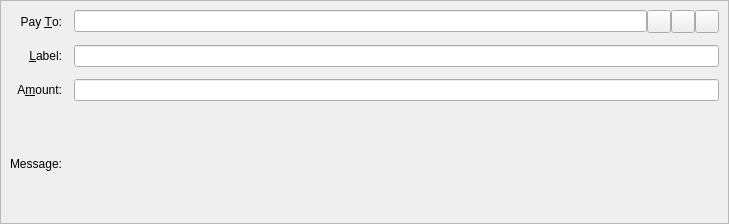
<?xml version="1.0" encoding="UTF-8"?>
<ui version="4.0">
 <class>SendCoinsEntry</class>
 <widget class="QStackedWidget" name="SendCoinsEntry">
  <property name="geometry">
   <rect>
    <x>0</x>
    <y>0</y>
    <width>729</width>
    <height>224</height>
   </rect>
  </property>
  <property name="focusPolicy">
   <enum>Qt::TabFocus</enum>
  </property>
  <property name="autoFillBackground">
   <bool>false</bool>
  </property>
  <widget class="QFrame" name="SendCoins">
   <property name="toolTip">
    <string>This is a normal payment.</string>
   </property>
   <property name="frameShape">
    <enum>QFrame::StyledPanel</enum>
   </property>
   <property name="frameShadow">
    <enum>QFrame::Sunken</enum>
   </property>
   <layout class="QGridLayout" name="gridLayout">
    <property name="spacing">
     <number>12</number>
    </property>
    <item row="3" column="0">
     <widget class="QLabel" name="messageLabel">
      <property name="text">
       <string>Message:</string>
      </property>
      <property name="alignment">
       <set>Qt::AlignRight|Qt::AlignTrailing|Qt::AlignVCenter</set>
      </property>
     </widget>
    </item>
    <item row="0" column="0">
     <widget class="QLabel" name="payToLabel">
      <property name="text">
       <string>Pay &amp;To:</string>
      </property>
      <property name="alignment">
       <set>Qt::AlignRight|Qt::AlignTrailing|Qt::AlignVCenter</set>
      </property>
      <property name="buddy">
       <cstring>payTo</cstring>
      </property>
     </widget>
    </item>
    <item row="0" column="1">
     <layout class="QHBoxLayout" name="payToLayout">
      <property name="spacing">
       <number>0</number>
      </property>
      <item>
       <widget class="QValidatedLineEdit" name="payTo">
        <property name="toolTip">
         <string>The address to send the payment to (e.g. PByFbvL39oABX2rcRksDgUMxhsKaGS4rSh3psPzgPMuFHyUyzmFtaAMhBfCS4gJwSHMAKhfgXDxAc98HJipde7kd8dvvVb6pvh)</string>
        </property>
       </widget>
      </item>
      <item>
       <widget class="QToolButton" name="addressBookButton">
        <property name="toolTip">
         <string>Choose previously used address</string>
        </property>
        <property name="text">
         <string/>
        </property>
        <property name="icon">
         <iconset resource="../bitcoin.qrc">
          <normaloff>:/icons/address-book</normaloff>:/icons/address-book</iconset>
        </property>
        <property name="shortcut">
         <string>Alt+A</string>
        </property>
       </widget>
      </item>
      <item>
       <widget class="QToolButton" name="pasteButton">
        <property name="toolTip">
         <string>Paste address from clipboard</string>
        </property>
        <property name="text">
         <string/>
        </property>
        <property name="icon">
         <iconset resource="../bitcoin.qrc">
          <normaloff>:/icons/editpaste</normaloff>:/icons/editpaste</iconset>
        </property>
        <property name="shortcut">
         <string>Alt+P</string>
        </property>
       </widget>
      </item>
      <item>
       <widget class="QToolButton" name="deleteButton">
        <property name="toolTip">
         <string>Remove this entry</string>
        </property>
        <property name="text">
         <string/>
        </property>
        <property name="icon">
         <iconset resource="../bitcoin.qrc">
          <normaloff>:/icons/remove</normaloff>:/icons/remove</iconset>
        </property>
       </widget>
      </item>
     </layout>
    </item>
    <item row="1" column="0">
     <widget class="QLabel" name="labellLabel">
      <property name="text">
       <string>&amp;Label:</string>
      </property>
      <property name="alignment">
       <set>Qt::AlignRight|Qt::AlignTrailing|Qt::AlignVCenter</set>
      </property>
      <property name="buddy">
       <cstring>addAsLabel</cstring>
      </property>
     </widget>
    </item>
    <item row="1" column="1">
     <widget class="QLineEdit" name="addAsLabel">
      <property name="toolTip">
       <string>Enter a label for this address to add it to the list of used addresses</string>
      </property>
     </widget>
    </item>
    <item row="2" column="0">
     <widget class="QLabel" name="amountLabel">
      <property name="text">
       <string>A&amp;mount:</string>
      </property>
      <property name="alignment">
       <set>Qt::AlignRight|Qt::AlignTrailing|Qt::AlignVCenter</set>
      </property>
      <property name="buddy">
       <cstring>payAmount</cstring>
      </property>
     </widget>
    </item>
    <item row="2" column="1">
     <widget class="BitcoinAmountField" name="payAmount"/>
    </item>
    <item row="3" column="1">
     <widget class="QLabel" name="messageTextLabel">
      <property name="toolTip">
       <string>A message that was attached to the bitcoin: URI which will be stored with the transaction for your reference. Note: This message will not be sent over the CryoNote network.</string>
      </property>
      <property name="textFormat">
       <enum>Qt::PlainText</enum>
      </property>
     </widget>
    </item>
   </layout>
  </widget>
  <widget class="QFrame" name="SendCoins_InsecurePaymentRequest">
   <property name="palette">
    <palette>
     <active>
      <colorrole role="WindowText">
       <brush brushstyle="SolidPattern">
        <color alpha="255">
         <red>0</red>
         <green>0</green>
         <blue>0</blue>
        </color>
       </brush>
      </colorrole>
      <colorrole role="Button">
       <brush brushstyle="SolidPattern">
        <color alpha="255">
         <red>255</red>
         <green>255</green>
         <blue>127</blue>
        </color>
       </brush>
      </colorrole>
      <colorrole role="Light">
       <brush brushstyle="SolidPattern">
        <color alpha="255">
         <red>255</red>
         <green>255</green>
         <blue>255</blue>
        </color>
       </brush>
      </colorrole>
      <colorrole role="Midlight">
       <brush brushstyle="SolidPattern">
        <color alpha="255">
         <red>255</red>
         <green>255</green>
         <blue>191</blue>
        </color>
       </brush>
      </colorrole>
      <colorrole role="Dark">
       <brush brushstyle="SolidPattern">
        <color alpha="255">
         <red>127</red>
         <green>127</green>
         <blue>63</blue>
        </color>
       </brush>
      </colorrole>
      <colorrole role="Mid">
       <brush brushstyle="SolidPattern">
        <color alpha="255">
         <red>170</red>
         <green>170</green>
         <blue>84</blue>
        </color>
       </brush>
      </colorrole>
      <colorrole role="Text">
       <brush brushstyle="SolidPattern">
        <color alpha="255">
         <red>0</red>
         <green>0</green>
         <blue>0</blue>
        </color>
       </brush>
      </colorrole>
      <colorrole role="BrightText">
       <brush brushstyle="SolidPattern">
        <color alpha="255">
         <red>255</red>
         <green>255</green>
         <blue>255</blue>
        </color>
       </brush>
      </colorrole>
      <colorrole role="ButtonText">
       <brush brushstyle="SolidPattern">
        <color alpha="255">
         <red>0</red>
         <green>0</green>
         <blue>0</blue>
        </color>
       </brush>
      </colorrole>
      <colorrole role="Base">
       <brush brushstyle="SolidPattern">
        <color alpha="255">
         <red>255</red>
         <green>255</green>
         <blue>255</blue>
        </color>
       </brush>
      </colorrole>
      <colorrole role="Window">
       <brush brushstyle="SolidPattern">
        <color alpha="255">
         <red>255</red>
         <green>255</green>
         <blue>127</blue>
        </color>
       </brush>
      </colorrole>
      <colorrole role="Shadow">
       <brush brushstyle="SolidPattern">
        <color alpha="255">
         <red>0</red>
         <green>0</green>
         <blue>0</blue>
        </color>
       </brush>
      </colorrole>
      <colorrole role="AlternateBase">
       <brush brushstyle="SolidPattern">
        <color alpha="255">
         <red>255</red>
         <green>255</green>
         <blue>191</blue>
        </color>
       </brush>
      </colorrole>
      <colorrole role="ToolTipBase">
       <brush brushstyle="SolidPattern">
        <color alpha="255">
         <red>255</red>
         <green>255</green>
         <blue>220</blue>
        </color>
       </brush>
      </colorrole>
      <colorrole role="ToolTipText">
       <brush brushstyle="SolidPattern">
        <color alpha="255">
         <red>0</red>
         <green>0</green>
         <blue>0</blue>
        </color>
       </brush>
      </colorrole>
     </active>
     <inactive>
      <colorrole role="WindowText">
       <brush brushstyle="SolidPattern">
        <color alpha="255">
         <red>0</red>
         <green>0</green>
         <blue>0</blue>
        </color>
       </brush>
      </colorrole>
      <colorrole role="Button">
       <brush brushstyle="SolidPattern">
        <color alpha="255">
         <red>255</red>
         <green>255</green>
         <blue>127</blue>
        </color>
       </brush>
      </colorrole>
      <colorrole role="Light">
       <brush brushstyle="SolidPattern">
        <color alpha="255">
         <red>255</red>
         <green>255</green>
         <blue>255</blue>
        </color>
       </brush>
      </colorrole>
      <colorrole role="Midlight">
       <brush brushstyle="SolidPattern">
        <color alpha="255">
         <red>255</red>
         <green>255</green>
         <blue>191</blue>
        </color>
       </brush>
      </colorrole>
      <colorrole role="Dark">
       <brush brushstyle="SolidPattern">
        <color alpha="255">
         <red>127</red>
         <green>127</green>
         <blue>63</blue>
        </color>
       </brush>
      </colorrole>
      <colorrole role="Mid">
       <brush brushstyle="SolidPattern">
        <color alpha="255">
         <red>170</red>
         <green>170</green>
         <blue>84</blue>
        </color>
       </brush>
      </colorrole>
      <colorrole role="Text">
       <brush brushstyle="SolidPattern">
        <color alpha="255">
         <red>0</red>
         <green>0</green>
         <blue>0</blue>
        </color>
       </brush>
      </colorrole>
      <colorrole role="BrightText">
       <brush brushstyle="SolidPattern">
        <color alpha="255">
         <red>255</red>
         <green>255</green>
         <blue>255</blue>
        </color>
       </brush>
      </colorrole>
      <colorrole role="ButtonText">
       <brush brushstyle="SolidPattern">
        <color alpha="255">
         <red>0</red>
         <green>0</green>
         <blue>0</blue>
        </color>
       </brush>
      </colorrole>
      <colorrole role="Base">
       <brush brushstyle="SolidPattern">
        <color alpha="255">
         <red>255</red>
         <green>255</green>
         <blue>255</blue>
        </color>
       </brush>
      </colorrole>
      <colorrole role="Window">
       <brush brushstyle="SolidPattern">
        <color alpha="255">
         <red>255</red>
         <green>255</green>
         <blue>127</blue>
        </color>
       </brush>
      </colorrole>
      <colorrole role="Shadow">
       <brush brushstyle="SolidPattern">
        <color alpha="255">
         <red>0</red>
         <green>0</green>
         <blue>0</blue>
        </color>
       </brush>
      </colorrole>
      <colorrole role="AlternateBase">
       <brush brushstyle="SolidPattern">
        <color alpha="255">
         <red>255</red>
         <green>255</green>
         <blue>191</blue>
        </color>
       </brush>
      </colorrole>
      <colorrole role="ToolTipBase">
       <brush brushstyle="SolidPattern">
        <color alpha="255">
         <red>255</red>
         <green>255</green>
         <blue>220</blue>
        </color>
       </brush>
      </colorrole>
      <colorrole role="ToolTipText">
       <brush brushstyle="SolidPattern">
        <color alpha="255">
         <red>0</red>
         <green>0</green>
         <blue>0</blue>
        </color>
       </brush>
      </colorrole>
     </inactive>
     <disabled>
      <colorrole role="WindowText">
       <brush brushstyle="SolidPattern">
        <color alpha="255">
         <red>127</red>
         <green>127</green>
         <blue>63</blue>
        </color>
       </brush>
      </colorrole>
      <colorrole role="Button">
       <brush brushstyle="SolidPattern">
        <color alpha="255">
         <red>255</red>
         <green>255</green>
         <blue>127</blue>
        </color>
       </brush>
      </colorrole>
      <colorrole role="Light">
       <brush brushstyle="SolidPattern">
        <color alpha="255">
         <red>255</red>
         <green>255</green>
         <blue>255</blue>
        </color>
       </brush>
      </colorrole>
      <colorrole role="Midlight">
       <brush brushstyle="SolidPattern">
        <color alpha="255">
         <red>255</red>
         <green>255</green>
         <blue>191</blue>
        </color>
       </brush>
      </colorrole>
      <colorrole role="Dark">
       <brush brushstyle="SolidPattern">
        <color alpha="255">
         <red>127</red>
         <green>127</green>
         <blue>63</blue>
        </color>
       </brush>
      </colorrole>
      <colorrole role="Mid">
       <brush brushstyle="SolidPattern">
        <color alpha="255">
         <red>170</red>
         <green>170</green>
         <blue>84</blue>
        </color>
       </brush>
      </colorrole>
      <colorrole role="Text">
       <brush brushstyle="SolidPattern">
        <color alpha="255">
         <red>127</red>
         <green>127</green>
         <blue>63</blue>
        </color>
       </brush>
      </colorrole>
      <colorrole role="BrightText">
       <brush brushstyle="SolidPattern">
        <color alpha="255">
         <red>255</red>
         <green>255</green>
         <blue>255</blue>
        </color>
       </brush>
      </colorrole>
      <colorrole role="ButtonText">
       <brush brushstyle="SolidPattern">
        <color alpha="255">
         <red>127</red>
         <green>127</green>
         <blue>63</blue>
        </color>
       </brush>
      </colorrole>
      <colorrole role="Base">
       <brush brushstyle="SolidPattern">
        <color alpha="255">
         <red>255</red>
         <green>255</green>
         <blue>127</blue>
        </color>
       </brush>
      </colorrole>
      <colorrole role="Window">
       <brush brushstyle="SolidPattern">
        <color alpha="255">
         <red>255</red>
         <green>255</green>
         <blue>127</blue>
        </color>
       </brush>
      </colorrole>
      <colorrole role="Shadow">
       <brush brushstyle="SolidPattern">
        <color alpha="255">
         <red>0</red>
         <green>0</green>
         <blue>0</blue>
        </color>
       </brush>
      </colorrole>
      <colorrole role="AlternateBase">
       <brush brushstyle="SolidPattern">
        <color alpha="255">
         <red>255</red>
         <green>255</green>
         <blue>127</blue>
        </color>
       </brush>
      </colorrole>
      <colorrole role="ToolTipBase">
       <brush brushstyle="SolidPattern">
        <color alpha="255">
         <red>255</red>
         <green>255</green>
         <blue>220</blue>
        </color>
       </brush>
      </colorrole>
      <colorrole role="ToolTipText">
       <brush brushstyle="SolidPattern">
        <color alpha="255">
         <red>0</red>
         <green>0</green>
         <blue>0</blue>
        </color>
       </brush>
      </colorrole>
     </disabled>
    </palette>
   </property>
   <property name="toolTip">
    <string>This is an unverified payment request.</string>
   </property>
   <property name="autoFillBackground">
    <bool>true</bool>
   </property>
   <property name="frameShape">
    <enum>QFrame::StyledPanel</enum>
   </property>
   <property name="frameShadow">
    <enum>QFrame::Sunken</enum>
   </property>
   <layout class="QGridLayout" name="gridLayout_is">
    <property name="spacing">
     <number>12</number>
    </property>
    <item row="0" column="0">
     <widget class="QLabel" name="payToLabel_is">
      <property name="text">
       <string>Pay To:</string>
      </property>
      <property name="alignment">
       <set>Qt::AlignRight|Qt::AlignTrailing|Qt::AlignVCenter</set>
      </property>
     </widget>
    </item>
    <item row="0" column="1">
     <layout class="QHBoxLayout" name="payToLayout_is">
      <property name="spacing">
       <number>0</number>
      </property>
      <item>
       <widget class="QLabel" name="payTo_is"/>
      </item>
      <item>
       <widget class="QToolButton" name="deleteButton_is">
        <property name="toolTip">
         <string>Remove this entry</string>
        </property>
        <property name="text">
         <string/>
        </property>
        <property name="icon">
         <iconset resource="../bitcoin.qrc">
          <normaloff>:/icons/remove</normaloff>:/icons/remove</iconset>
        </property>
       </widget>
      </item>
     </layout>
    </item>
    <item row="1" column="0">
     <widget class="QLabel" name="memoLabel_is">
      <property name="text">
       <string>Memo:</string>
      </property>
      <property name="alignment">
       <set>Qt::AlignRight|Qt::AlignTrailing|Qt::AlignVCenter</set>
      </property>
     </widget>
    </item>
    <item row="1" column="1">
     <widget class="QLabel" name="memoTextLabel_is">
      <property name="textFormat">
       <enum>Qt::PlainText</enum>
      </property>
     </widget>
    </item>
    <item row="2" column="0">
     <widget class="QLabel" name="amountLabel_is">
      <property name="text">
       <string>A&amp;mount:</string>
      </property>
      <property name="alignment">
       <set>Qt::AlignRight|Qt::AlignTrailing|Qt::AlignVCenter</set>
      </property>
      <property name="buddy">
       <cstring>payAmount_is</cstring>
      </property>
     </widget>
    </item>
    <item row="2" column="1">
     <widget class="BitcoinAmountField" name="payAmount_is">
      <property name="acceptDrops">
       <bool>false</bool>
      </property>
     </widget>
    </item>
   </layout>
  </widget>
  <widget class="QFrame" name="SendCoins_SecurePaymentRequest">
   <property name="palette">
    <palette>
     <active>
      <colorrole role="WindowText">
       <brush brushstyle="SolidPattern">
        <color alpha="255">
         <red>0</red>
         <green>0</green>
         <blue>0</blue>
        </color>
       </brush>
      </colorrole>
      <colorrole role="Button">
       <brush brushstyle="SolidPattern">
        <color alpha="255">
         <red>140</red>
         <green>232</green>
         <blue>119</blue>
        </color>
       </brush>
      </colorrole>
      <colorrole role="Light">
       <brush brushstyle="SolidPattern">
        <color alpha="255">
         <red>230</red>
         <green>255</green>
         <blue>224</blue>
        </color>
       </brush>
      </colorrole>
      <colorrole role="Midlight">
       <brush brushstyle="SolidPattern">
        <color alpha="255">
         <red>185</red>
         <green>243</green>
         <blue>171</blue>
        </color>
       </brush>
      </colorrole>
      <colorrole role="Dark">
       <brush brushstyle="SolidPattern">
        <color alpha="255">
         <red>70</red>
         <green>116</green>
         <blue>59</blue>
        </color>
       </brush>
      </colorrole>
      <colorrole role="Mid">
       <brush brushstyle="SolidPattern">
        <color alpha="255">
         <red>93</red>
         <green>155</green>
         <blue>79</blue>
        </color>
       </brush>
      </colorrole>
      <colorrole role="Text">
       <brush brushstyle="SolidPattern">
        <color alpha="255">
         <red>0</red>
         <green>0</green>
         <blue>0</blue>
        </color>
       </brush>
      </colorrole>
      <colorrole role="BrightText">
       <brush brushstyle="SolidPattern">
        <color alpha="255">
         <red>155</red>
         <green>255</green>
         <blue>147</blue>
        </color>
       </brush>
      </colorrole>
      <colorrole role="ButtonText">
       <brush brushstyle="SolidPattern">
        <color alpha="255">
         <red>0</red>
         <green>0</green>
         <blue>0</blue>
        </color>
       </brush>
      </colorrole>
      <colorrole role="Base">
       <brush brushstyle="SolidPattern">
        <color alpha="255">
         <red>119</red>
         <green>255</green>
         <blue>233</blue>
        </color>
       </brush>
      </colorrole>
      <colorrole role="Window">
       <brush brushstyle="SolidPattern">
        <color alpha="255">
         <red>140</red>
         <green>232</green>
         <blue>119</blue>
        </color>
       </brush>
      </colorrole>
      <colorrole role="Shadow">
       <brush brushstyle="SolidPattern">
        <color alpha="255">
         <red>0</red>
         <green>0</green>
         <blue>0</blue>
        </color>
       </brush>
      </colorrole>
      <colorrole role="AlternateBase">
       <brush brushstyle="SolidPattern">
        <color alpha="255">
         <red>197</red>
         <green>243</green>
         <blue>187</blue>
        </color>
       </brush>
      </colorrole>
      <colorrole role="NoRole">
       <brush brushstyle="SolidPattern">
        <color alpha="255">
         <red>125</red>
         <green>194</green>
         <blue>122</blue>
        </color>
       </brush>
      </colorrole>
      <colorrole role="ToolTipBase">
       <brush brushstyle="SolidPattern">
        <color alpha="255">
         <red>255</red>
         <green>255</green>
         <blue>220</blue>
        </color>
       </brush>
      </colorrole>
      <colorrole role="ToolTipText">
       <brush brushstyle="SolidPattern">
        <color alpha="255">
         <red>0</red>
         <green>0</green>
         <blue>0</blue>
        </color>
       </brush>
      </colorrole>
     </active>
     <inactive>
      <colorrole role="WindowText">
       <brush brushstyle="SolidPattern">
        <color alpha="255">
         <red>0</red>
         <green>0</green>
         <blue>0</blue>
        </color>
       </brush>
      </colorrole>
      <colorrole role="Button">
       <brush brushstyle="SolidPattern">
        <color alpha="255">
         <red>140</red>
         <green>232</green>
         <blue>119</blue>
        </color>
       </brush>
      </colorrole>
      <colorrole role="Light">
       <brush brushstyle="SolidPattern">
        <color alpha="255">
         <red>230</red>
         <green>255</green>
         <blue>224</blue>
        </color>
       </brush>
      </colorrole>
      <colorrole role="Midlight">
       <brush brushstyle="SolidPattern">
        <color alpha="255">
         <red>185</red>
         <green>243</green>
         <blue>171</blue>
        </color>
       </brush>
      </colorrole>
      <colorrole role="Dark">
       <brush brushstyle="SolidPattern">
        <color alpha="255">
         <red>70</red>
         <green>116</green>
         <blue>59</blue>
        </color>
       </brush>
      </colorrole>
      <colorrole role="Mid">
       <brush brushstyle="SolidPattern">
        <color alpha="255">
         <red>93</red>
         <green>155</green>
         <blue>79</blue>
        </color>
       </brush>
      </colorrole>
      <colorrole role="Text">
       <brush brushstyle="SolidPattern">
        <color alpha="255">
         <red>0</red>
         <green>0</green>
         <blue>0</blue>
        </color>
       </brush>
      </colorrole>
      <colorrole role="BrightText">
       <brush brushstyle="SolidPattern">
        <color alpha="255">
         <red>155</red>
         <green>255</green>
         <blue>147</blue>
        </color>
       </brush>
      </colorrole>
      <colorrole role="ButtonText">
       <brush brushstyle="SolidPattern">
        <color alpha="255">
         <red>0</red>
         <green>0</green>
         <blue>0</blue>
        </color>
       </brush>
      </colorrole>
      <colorrole role="Base">
       <brush brushstyle="SolidPattern">
        <color alpha="255">
         <red>119</red>
         <green>255</green>
         <blue>233</blue>
        </color>
       </brush>
      </colorrole>
      <colorrole role="Window">
       <brush brushstyle="SolidPattern">
        <color alpha="255">
         <red>140</red>
         <green>232</green>
         <blue>119</blue>
        </color>
       </brush>
      </colorrole>
      <colorrole role="Shadow">
       <brush brushstyle="SolidPattern">
        <color alpha="255">
         <red>0</red>
         <green>0</green>
         <blue>0</blue>
        </color>
       </brush>
      </colorrole>
      <colorrole role="AlternateBase">
       <brush brushstyle="SolidPattern">
        <color alpha="255">
         <red>197</red>
         <green>243</green>
         <blue>187</blue>
        </color>
       </brush>
      </colorrole>
      <colorrole role="NoRole">
       <brush brushstyle="SolidPattern">
        <color alpha="255">
         <red>125</red>
         <green>194</green>
         <blue>122</blue>
        </color>
       </brush>
      </colorrole>
      <colorrole role="ToolTipBase">
       <brush brushstyle="SolidPattern">
        <color alpha="255">
         <red>255</red>
         <green>255</green>
         <blue>220</blue>
        </color>
       </brush>
      </colorrole>
      <colorrole role="ToolTipText">
       <brush brushstyle="SolidPattern">
        <color alpha="255">
         <red>0</red>
         <green>0</green>
         <blue>0</blue>
        </color>
       </brush>
      </colorrole>
     </inactive>
     <disabled>
      <colorrole role="WindowText">
       <brush brushstyle="SolidPattern">
        <color alpha="255">
         <red>70</red>
         <green>116</green>
         <blue>59</blue>
        </color>
       </brush>
      </colorrole>
      <colorrole role="Button">
       <brush brushstyle="SolidPattern">
        <color alpha="255">
         <red>140</red>
         <green>232</green>
         <blue>119</blue>
        </color>
       </brush>
      </colorrole>
      <colorrole role="Light">
       <brush brushstyle="SolidPattern">
        <color alpha="255">
         <red>230</red>
         <green>255</green>
         <blue>224</blue>
        </color>
       </brush>
      </colorrole>
      <colorrole role="Midlight">
       <brush brushstyle="SolidPattern">
        <color alpha="255">
         <red>185</red>
         <green>243</green>
         <blue>171</blue>
        </color>
       </brush>
      </colorrole>
      <colorrole role="Dark">
       <brush brushstyle="SolidPattern">
        <color alpha="255">
         <red>70</red>
         <green>116</green>
         <blue>59</blue>
        </color>
       </brush>
      </colorrole>
      <colorrole role="Mid">
       <brush brushstyle="SolidPattern">
        <color alpha="255">
         <red>93</red>
         <green>155</green>
         <blue>79</blue>
        </color>
       </brush>
      </colorrole>
      <colorrole role="Text">
       <brush brushstyle="SolidPattern">
        <color alpha="255">
         <red>70</red>
         <green>116</green>
         <blue>59</blue>
        </color>
       </brush>
      </colorrole>
      <colorrole role="BrightText">
       <brush brushstyle="SolidPattern">
        <color alpha="255">
         <red>155</red>
         <green>255</green>
         <blue>147</blue>
        </color>
       </brush>
      </colorrole>
      <colorrole role="ButtonText">
       <brush brushstyle="SolidPattern">
        <color alpha="255">
         <red>70</red>
         <green>116</green>
         <blue>59</blue>
        </color>
       </brush>
      </colorrole>
      <colorrole role="Base">
       <brush brushstyle="SolidPattern">
        <color alpha="255">
         <red>140</red>
         <green>232</green>
         <blue>119</blue>
        </color>
       </brush>
      </colorrole>
      <colorrole role="Window">
       <brush brushstyle="SolidPattern">
        <color alpha="255">
         <red>140</red>
         <green>232</green>
         <blue>119</blue>
        </color>
       </brush>
      </colorrole>
      <colorrole role="Shadow">
       <brush brushstyle="SolidPattern">
        <color alpha="255">
         <red>0</red>
         <green>0</green>
         <blue>0</blue>
        </color>
       </brush>
      </colorrole>
      <colorrole role="AlternateBase">
       <brush brushstyle="SolidPattern">
        <color alpha="255">
         <red>140</red>
         <green>232</green>
         <blue>119</blue>
        </color>
       </brush>
      </colorrole>
      <colorrole role="NoRole">
       <brush brushstyle="SolidPattern">
        <color alpha="255">
         <red>125</red>
         <green>194</green>
         <blue>122</blue>
        </color>
       </brush>
      </colorrole>
      <colorrole role="ToolTipBase">
       <brush brushstyle="SolidPattern">
        <color alpha="255">
         <red>255</red>
         <green>255</green>
         <blue>220</blue>
        </color>
       </brush>
      </colorrole>
      <colorrole role="ToolTipText">
       <brush brushstyle="SolidPattern">
        <color alpha="255">
         <red>0</red>
         <green>0</green>
         <blue>0</blue>
        </color>
       </brush>
      </colorrole>
     </disabled>
    </palette>
   </property>
   <property name="toolTip">
    <string>This is a verified payment request.</string>
   </property>
   <property name="autoFillBackground">
    <bool>true</bool>
   </property>
   <property name="frameShape">
    <enum>QFrame::StyledPanel</enum>
   </property>
   <property name="frameShadow">
    <enum>QFrame::Sunken</enum>
   </property>
   <layout class="QGridLayout" name="gridLayout_s">
    <property name="spacing">
     <number>12</number>
    </property>
    <item row="0" column="0">
     <widget class="QLabel" name="payToLabel_s">
      <property name="text">
       <string>Pay To:</string>
      </property>
      <property name="alignment">
       <set>Qt::AlignRight|Qt::AlignTrailing|Qt::AlignVCenter</set>
      </property>
     </widget>
    </item>
    <item row="0" column="1">
     <layout class="QHBoxLayout" name="payToLayout_s">
      <property name="spacing">
       <number>0</number>
      </property>
      <item>
       <widget class="QLabel" name="payTo_s">
        <property name="textFormat">
         <enum>Qt::PlainText</enum>
        </property>
       </widget>
      </item>
      <item>
       <widget class="QToolButton" name="deleteButton_s">
        <property name="toolTip">
         <string>Remove this entry</string>
        </property>
        <property name="text">
         <string/>
        </property>
        <property name="icon">
         <iconset resource="../bitcoin.qrc">
          <normaloff>:/icons/remove</normaloff>:/icons/remove</iconset>
        </property>
       </widget>
      </item>
     </layout>
    </item>
    <item row="1" column="0">
     <widget class="QLabel" name="memoLabel_s">
      <property name="text">
       <string>Memo:</string>
      </property>
      <property name="alignment">
       <set>Qt::AlignRight|Qt::AlignTrailing|Qt::AlignVCenter</set>
      </property>
     </widget>
    </item>
    <item row="1" column="1">
     <widget class="QLabel" name="memoTextLabel_s">
      <property name="textFormat">
       <enum>Qt::PlainText</enum>
      </property>
     </widget>
    </item>
    <item row="2" column="0">
     <widget class="QLabel" name="amountLabel_s">
      <property name="text">
       <string>A&amp;mount:</string>
      </property>
      <property name="alignment">
       <set>Qt::AlignRight|Qt::AlignTrailing|Qt::AlignVCenter</set>
      </property>
      <property name="buddy">
       <cstring>payAmount_s</cstring>
      </property>
     </widget>
    </item>
    <item row="2" column="1">
     <widget class="BitcoinAmountField" name="payAmount_s">
      <property name="acceptDrops">
       <bool>false</bool>
      </property>
     </widget>
    </item>
   </layout>
  </widget>
 </widget>
 <customwidgets>
  <customwidget>
   <class>QValidatedLineEdit</class>
   <extends>QLineEdit</extends>
   <header>qvalidatedlineedit.h</header>
  </customwidget>
  <customwidget>
   <class>BitcoinAmountField</class>
   <extends>QLineEdit</extends>
   <header>bitcoinamountfield.h</header>
  </customwidget>
 </customwidgets>
 <tabstops>
  <tabstop>payTo</tabstop>
  <tabstop>addressBookButton</tabstop>
  <tabstop>pasteButton</tabstop>
  <tabstop>deleteButton</tabstop>
  <tabstop>addAsLabel</tabstop>
  <tabstop>payAmount</tabstop>
  <tabstop>payAmount_is</tabstop>
  <tabstop>deleteButton_is</tabstop>
  <tabstop>payAmount_s</tabstop>
  <tabstop>deleteButton_s</tabstop>
 </tabstops>
 <resources>
  <include location="../bitcoin.qrc"/>
 </resources>
 <connections/>
</ui>
